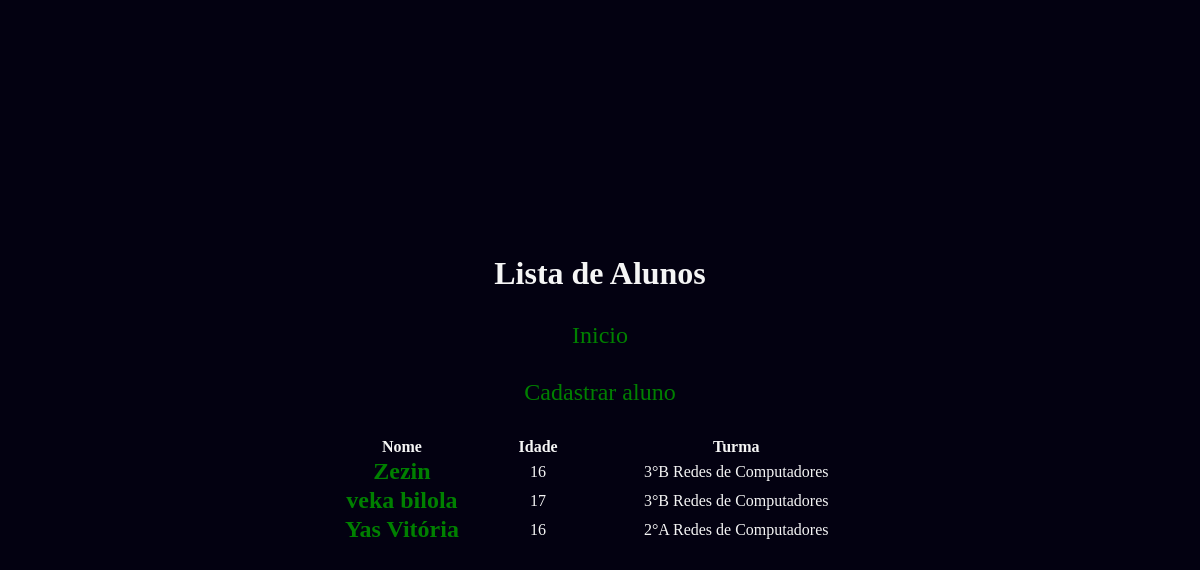
Before: /alunos/ with the older database file.
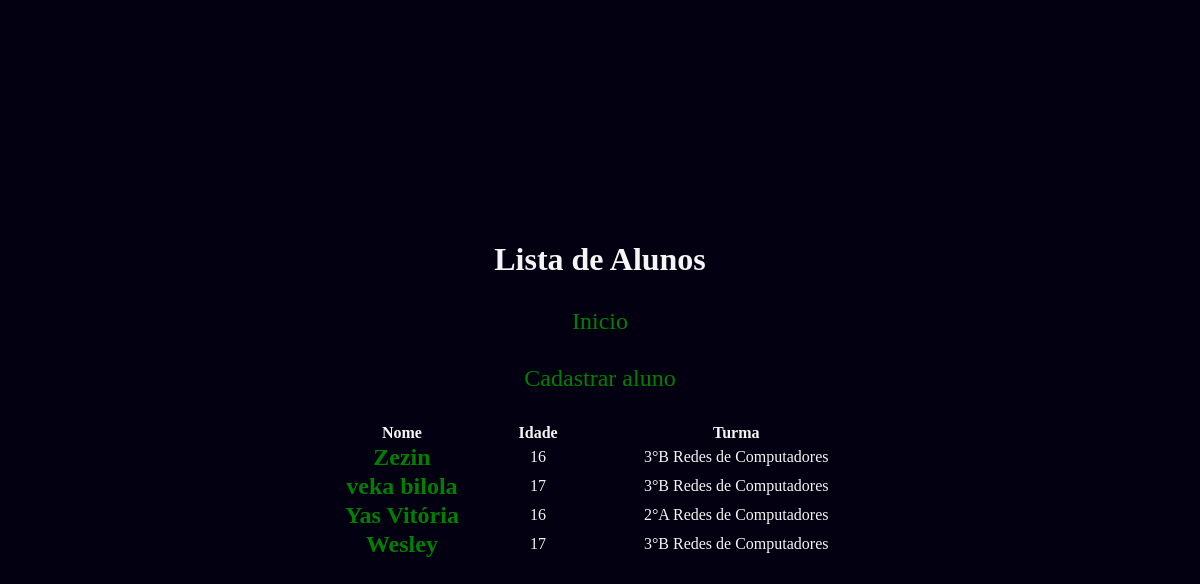
After: the same page with the newer database file.
### cadastro/models.py (models this page shows, shortened)
class Aluno(models.Model):
    nome = models.CharField(max_length=100)
    idade = models.IntegerField()
    turma = models.ForeignKey(Turma, on_delete=models.CASCADE)
    data_cadastro = models.DateTimeField(auto_now=True)

class Turma(models.Model):
    nome = models.CharField(max_length=100)
    dt_criacao = models.DateTimeField(auto_now_add=True)
    def __str__(self):
        return self.nome

### cadastro/views.py (the view)
# urls.py: path('alunos/', views.alunos, name='alunos'),
def alunos(request):
    data = {}
    data['alunos'] = Aluno.objects.all()
    return render(request, 'alunos.html', data)

### cadastro/templates/alunos.html (shortened to what this page needs)
{% load static %}
<!DOCTYPE html>
<html lang="en">
<head>
    <link rel="stylesheet" href="{% static 'css/base.css' %}">
</head>
<body>
    <div class="container">
        <h2>Lista de Alunos</h2>
        <a href="{% url 'home' %}" id="link_inicio">Inicio</a>
        <a href="{% url 'cadastrar_aluno' %}" id="link_cadastro">Cadastrar aluno</a>
        <table class="area_alunos">
            <thead>
                <tr>
                    <th><label for="nome">Nome</label></th>
                    <th><label for="idade">Idade</label></th>
                    <th><label for="turma">Turma</label></th>
                </tr>
            </thead>
            <tbody>
                {% for aluno in alunos %}
                <tr>
                    <th><a href="{% url 'editar_aluno' aluno.id %}">{{ aluno.nome }}</a></th>
                    <td>
                        <label>{{ aluno.idade }}</label>
                    </td>
                    <td>
                        <label>{{ aluno.turma }}</label>
                    </td>
                </tr>
                {% endfor %}
            </tbody>
        </table>
    </div>
</body>
</html>

Changed rows visible on the page:
added Aluno: nome "Wesley", idade "17", turma "3°B Redes de Computadores"
